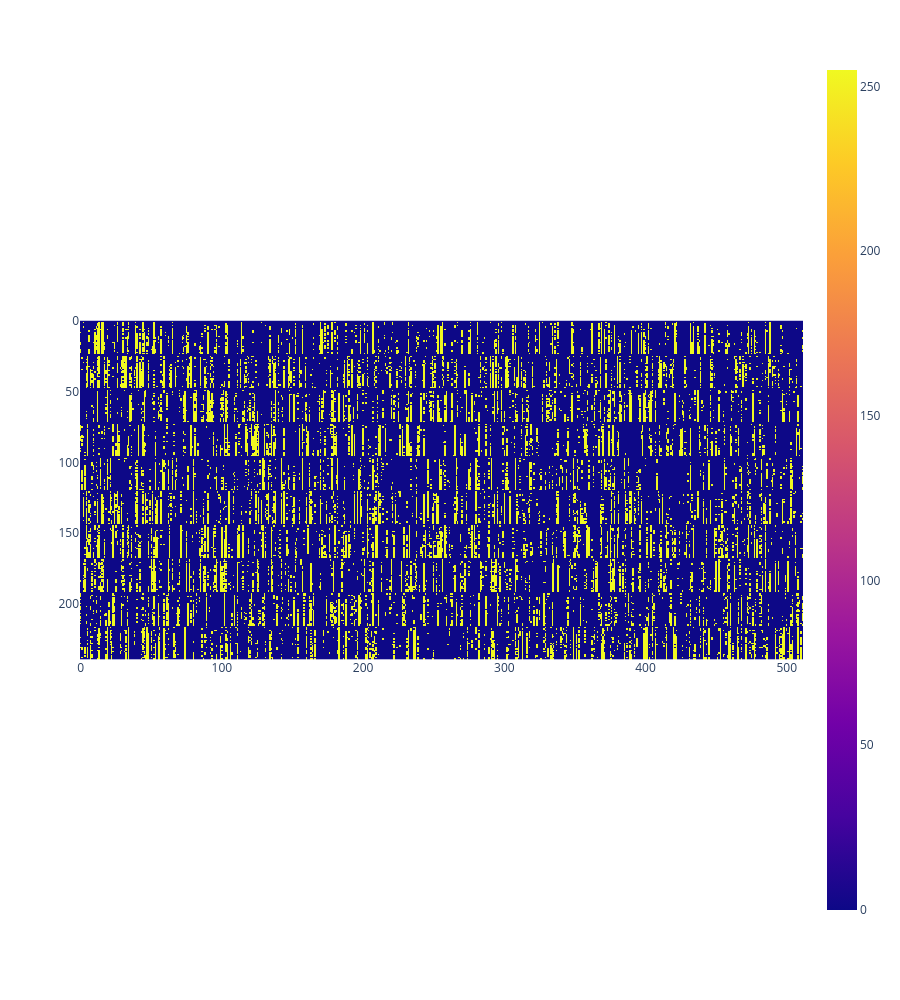

The notebook cell saved with this chart:
### Code cell
px.imshow(torch.cat([
    activation_patterns_by_label_and_lin[label][1].float()[:, 0, :] != activation_patterns_by_label_and_lin[label][1].float()[0, 0, :]
    # .mean(axis=1).std(axis=0)
    for label in range(10)]).cpu(),
    height=1000
)

### Figure 1 — Plotly figure (JSON) as saved in the notebook; plotly's stock layout.template omitted (floating-point values rounded to 4 significant figures; data arrays with more than 128 entries replaced by an {"elided": "..."} marker saying what was removed)
{"data": [{"coloraxis": "coloraxis", "hovertemplate": "x: %{x}<br>y: %{y}<br>color: %{z}<extra></extra>", "name": "0", "type": "heatmap", "xaxis": "x", "yaxis": "y", "z": {"elided": "240x512 int values"}}], "layout": {"coloraxis": {"colorscale": [[0, "#0d0887"], [0.1111, "#46039f"], [0.2222, "#7201a8"], [0.3333, "#9c179e"], [0.4444, "#bd3786"], [0.5556, "#d8576b"], [0.6667, "#ed7953"], [0.7778, "#fb9f3a"], [0.8889, "#fdca26"], [1, "#f0f921"]]}, "height": 1000, "margin": {"t": 60}, "xaxis": {"anchor": "y", "constrain": "domain", "domain": [0, 1], "scaleanchor": "y"}, "yaxis": {"anchor": "x", "autorange": "reversed", "constrain": "domain", "domain": [0, 1]}}}
